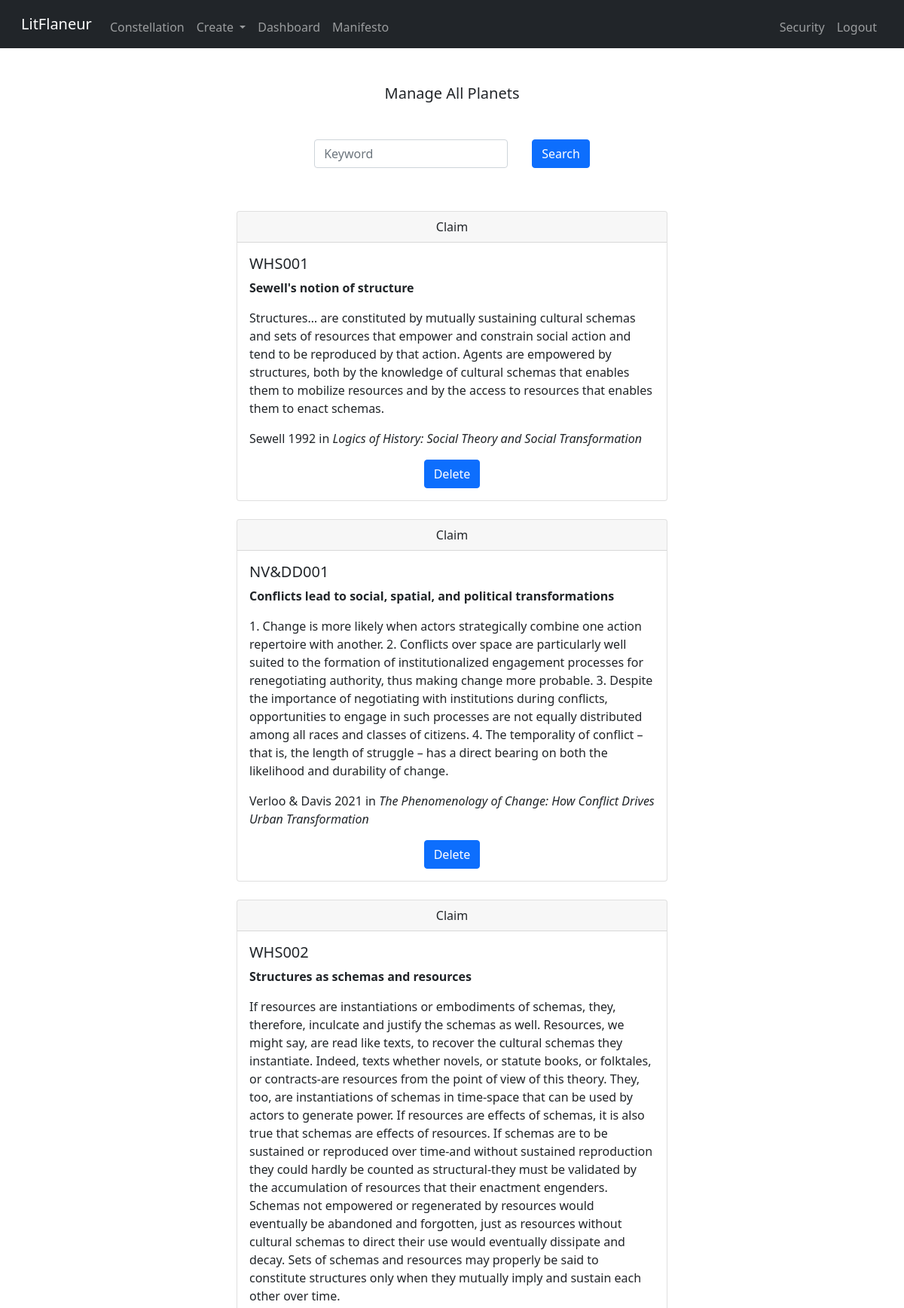
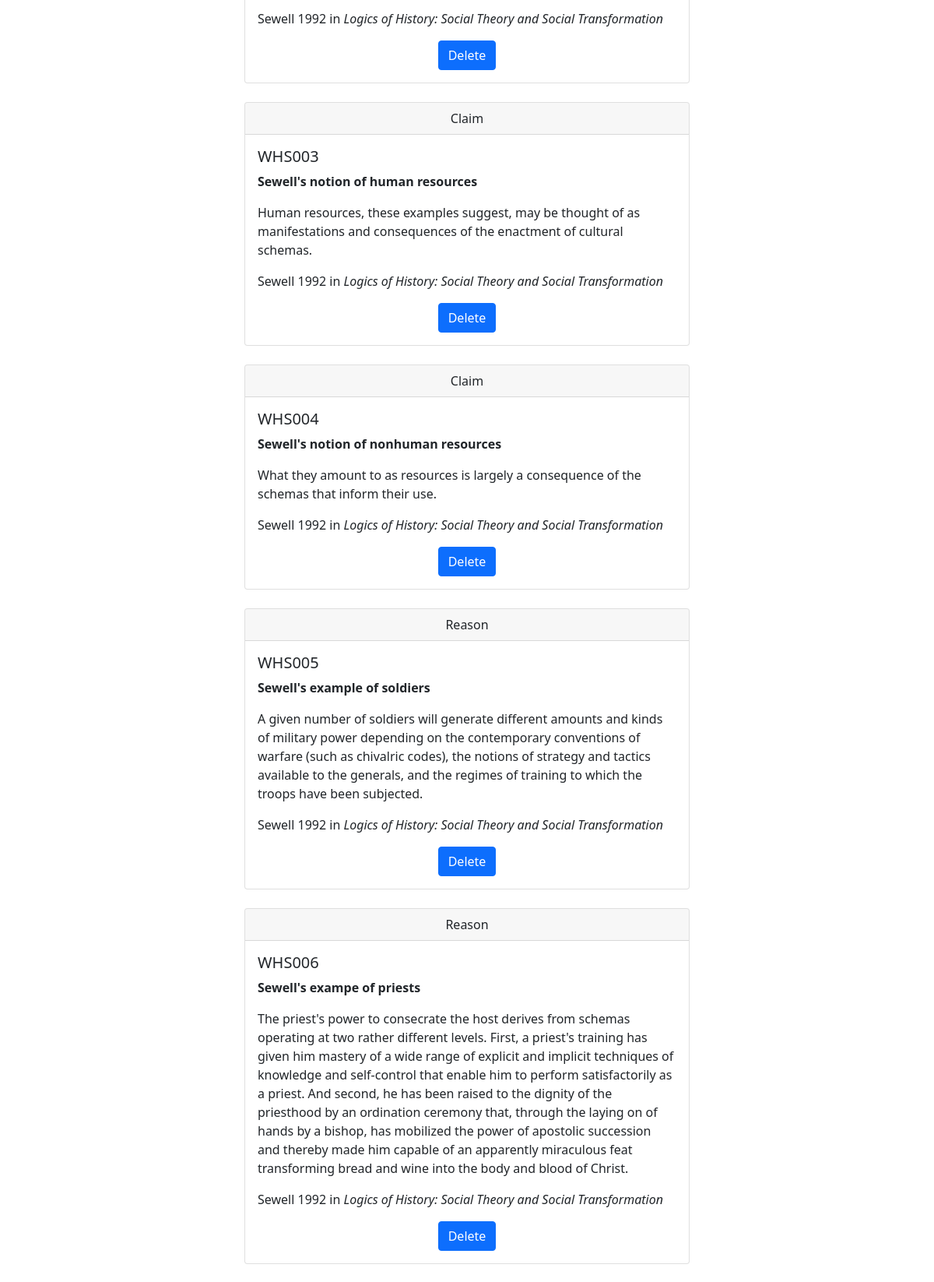
The app's page /dashboard (signed in, upper part) with its own data (2 pictures, top to bottom).
### tables this page shows
CREATE TABLE nodes (user_id TEXT, name TEXT, category TEXT, summary TEXT, content TEXT, author TEXT, date TEXT, title TEXT);

### app.py (the view)
@app.route("/dashboard", methods=["GET", "POST"])
@login_required
def dashboard():
    if request.method == "GET":
        nodes = db.execute("SELECT * FROM nodes")
        return render_template("dashboard.html", nodes=nodes)

### app.py (called while the page is built)
def login_required(f):
    @wraps(f)
    def decorated_function(*args, **kwargs):
        if session.get("user_id") is None:
            return redirect("/login")
        return f(*args, **kwargs)
    return decorated_function

@app.after_request
def after_request(response):
    response.headers["Cache-Control"] = "no-cache, no-store, must-revalidate"
    response.headers["Expires"] = 0
    response.headers["Pragma"] = "no-cache"
    return response

### templates/dashboard.html (shortened to what this page needs)
{% extends "layout.html" %}
{% block main %}
    <h5>Manage All Planets</h5>
    <br>
    <div class="container-fluid p-3">
        <form action="/search" method="get">
            <div class="form-inline">
                <div class="form-group mx-auto">
                    <input class="form-control" autocomplete="off" name="q" placeholder="Keyword" type="search">
                    <p>&emsp;&emsp;</p>
                    <input class="btn btn-primary" type="submit" value="Search">
                </div>
            </div>
        </form>
    </div>
    <br>
    <div class="container-fluid p-3">
        <form action="/manage" method="get">
            {% for node in nodes %}
                <div class="card">
                    <div class="card-header">
                        {{ node["category"] }}
                    </div>
                    <div class="card-body">
                        <h5 class="card-title text-left">{{ node["name"] }}</h5>
                        <p class="card-text text-left"><b>{{ node["summary"] }}</b></p>
                        <p class="card-text text-left">{{ node["content"] }}</p>
                        <p class="card-text text-left">{{ node["author"] }} {{ node["date"] }} in <i>{{ node["title"] }}</i></p>
                    </div>
                    <a class="btn btn-primary mx-auto w-auto mb-3" href="/manage/{{ node["name"] }}">Delete</a>
                </div>
                <br>
            {% endfor %}
        </form>
    </div>
{% endblock %}

### templates/layout.html (shortened to what this page needs)
<!DOCTYPE html>
<html lang="en">
    <head>
        <link rel="stylesheet" href="https://cdn.jsdelivr.net/npm/bootstrap@4.5.3/dist/css/bootstrap.min.css">
        <link href="https://cdn.jsdelivr.net/npm/bootstrap@5.1.3/dist/css/bootstrap.min.css" rel="stylesheet">
        <link href="https://cdn.jsdelivr.net/npm/select2@4.1.0-rc.0/dist/css/select2.min.css" rel="stylesheet" />
        <link href="/static/styles.css" rel="stylesheet">
    </head>
    <body>
        <nav class="navbar navbar-dark bg-dark navbar-expand-md">
            <div class="container-fluid">
                <a class="navbar-brand" href="/">LitFlaneur</a>
                <div class="collapse navbar-collapse" id="navbar">
                    {% if session["user_id"] %}
                        <ul class="navbar-nav me-auto mt-2">
                            <li class="nav-item"><a class="nav-link" href="/">Constellation</a></li>
                            <li class="nav-item dropdown">
                                <a class="nav-link dropdown-toggle" href="#" id="navbarDropdown" role="button" data-toggle="dropdown" aria-haspopup="true" aria-expanded="false">
                                  Create
                                </a>
                            </li>
                            <li class="nav-item"><a class="nav-link" href="/dashboard">Dashboard</a></li>
                            <li class="nav-item"><a class="nav-link" href="/manifesto">Manifesto</a></li>
                        </ul>
                        <ul class="navbar-nav ms-auto mt-2">
                            <li class="nav-item"><a class="nav-link" href="/password">Security</a></li>
                            <li class="nav-item"><a class="nav-link" href="/logout">Logout</a></li>
                        </ul>
                    {% else %}
                        <ul class="navbar-nav ms-auto mt-2">
                            <li class="nav-item"><a class="nav-link" href="/register">Register</a></li>
                            <li class="nav-item"><a class="nav-link" href="/login">Login</a></li>
                        </ul>
                    {% endif %}
                </div>
            </div>
        </nav>
        <main class="container-fluid py-5 text-center">
            {% block main %}{% endblock %}
        </main>
    </body>
</html>

### static/styles.css (style rules this page uses)
.container-fluid { width: 100%; margin: auto; }
.card { width: 50%; margin: auto; }

### records on screen
nodes: category "Claim", name "WHS001", summary "Sewell's notion of structure", content "Structures… are constituted by mutually sustaining cultural schemas and sets of resources that empower and constrain social action and tend to be reproduced by that action. Agents are empowered by structures, both by the knowledge of cultural schemas that enables them to mobilize resources and by the access to resources that enables them to enact schemas.", author "Sewell", date "1992", title "Logics of History: Social Theory and Social Transformation"
nodes: category "Claim", name "NV&DD001", summary "Conflicts lead to social, spatial, and political transformations", content "1. Change is more likely when actors strategically combine one action repertoire with another. 2. Conflicts over space are particularly well suited to the formation of institutionalized engagement processes for renegotiating authority, thus making change more probable. 3. Despite the importance of negotiating with institutions during conflicts, opportunities to engage in such processes are not equally distributed among all races and classes of citizens. 4. The temporality of conflict – that is, the length of struggle – has a direct bearing on both the likelihood and durability of change.", author "Verloo & Davis", date "2021", title "The Phenomenology of Change: How Conflict Drives Urban Transformation"
nodes: category "Claim", name "WHS002", summary "Structures as schemas and resources", content "If resources are instantiations or embodiments of schemas, they, therefore, inculcate and justify the schemas as well. Resources, we might say, are read like texts, to recover the cultural schemas they instantiate. Indeed, texts whether novels, or statute books, or folktales, or contracts-are resources from the point of view of this theory. They, too, are instantiations of schemas in time-space that can be used by actors to generate power. If resources are effects of schemas, it is also true that schemas are effects of resources. If schemas are to be sustained or reproduced over time-and without sustained reproduction they could hardly be counted as structural-they must be validated by the…", author "Sewell", date "1992", title "Logics of History: Social Theory and Social Transformation"
nodes: category "Claim", name "WHS003", summary "Sewell's notion of human resources", content "Human resources, these examples suggest, may be thought of as manifestations and consequences of the enactment of cultural schemas.", author "Sewell", date "1992", title "Logics of History: Social Theory and Social Transformation"
nodes: category "Claim", name "WHS004", summary "Sewell's notion of nonhuman resources", content "What they amount to as resources is largely a consequence of the schemas that inform their use.", author "Sewell", date "1992", title "Logics of History: Social Theory and Social Transformation"
nodes: category "Reason", name "WHS005", summary "Sewell's example of soldiers", content "A given number of soldiers will generate different amounts and kinds of military power depending on the contemporary conventions of warfare (such as chivalric codes), the notions of strategy and tactics available to the generals, and the regimes of training to which the troops have been subjected.", author "Sewell", date "1992", title "Logics of History: Social Theory and Social Transformation"
nodes: category "Reason", name "WHS006", summary "Sewell's exampe of priests", content "The priest's power to consecrate the host derives from schemas operating at two rather different levels. First, a priest's training has given him mastery of a wide range of explicit and implicit techniques of knowledge and self-control that enable him to perform satisfactorily as a priest. And second, he has been raised to the dignity of the priesthood by an ordination ceremony that, through the laying on of hands by a bishop, has mobilized the power of apostolic succession and thereby made him capable of an apparently miraculous feat transforming bread and wine into the body and blood of Christ.", author "Sewell", date "1992", title "Logics of History: Social Theory and Social Transformation"
